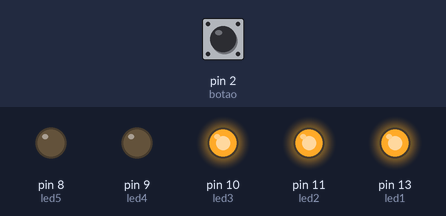
The sketch below on a simulated Arduino Uno, built with avr-gcc and run on an emulated ATmega328P. Parts: output pins drawn as LEDs (lit = HIGH). Inputs (shaded band) come from the test bench; at power-on: pin 2 (botao) HIGH.

Above: at 1.2 s.
1.3 s: pin 2 (botao) pulled LOW for 0.15 s
At 1.37 s:
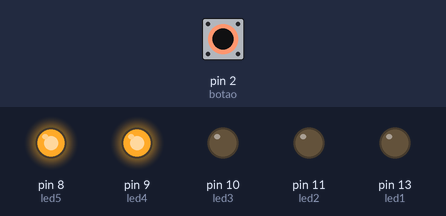
2.9 s: pin 2 (botao) pulled LOW for 3.2 s
At 7.2 s:
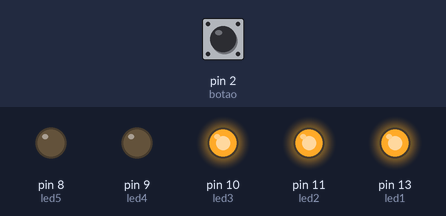
Timing chart, 0 to 8.7 s (numbered marks = the images above; inputs shaded):
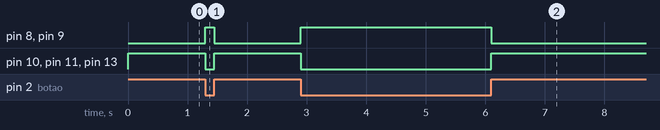

The sketch:

sketch_mar25a.ino
```cpp
int led1 = 13;
int led2 = 11;
int led3 = 10;
int led4 = 9;
int led5 = 8;
int botao = 2;
int estado = 0;
void setup()
{
 pinMode(led1, OUTPUT);
 pinMode(led2, OUTPUT);
 pinMode(led3, OUTPUT);
 pinMode(led4, OUTPUT);
 pinMode(led5, OUTPUT);
 pinMode(botao, INPUT);
 digitalWrite(botao, HIGH);
}

void loop()
{
  estado = digitalRead(botao);
  if (estado == HIGH){
  digitalWrite(led1, HIGH);
    digitalWrite(led2, HIGH);
    digitalWrite(led3, HIGH);
    digitalWrite(led4, LOW);
    digitalWrite(led5, LOW);
      }
  else{
    digitalWrite(led1, LOW);
    digitalWrite(led2, LOW);
    digitalWrite(led3, LOW);
    digitalWrite(led4, HIGH);
    digitalWrite(led5, HIGH);
  }
}
```

Measured:
- after the input at 1.3 s, pin 8 (led5), pin 9 (led4): LOW → HIGH at once, → LOW 0.15 s later; pin 10 (led3), pin 11 (led2), pin 13 (led1): HIGH → LOW at once, → HIGH 0.15 s later
- after the input at 2.9 s, pin 8 (led5), pin 9 (led4): LOW → HIGH at once, → LOW 3.2 s later; pin 10 (led3), pin 11 (led2), pin 13 (led1): HIGH → LOW at once, → HIGH 3.2 s later
